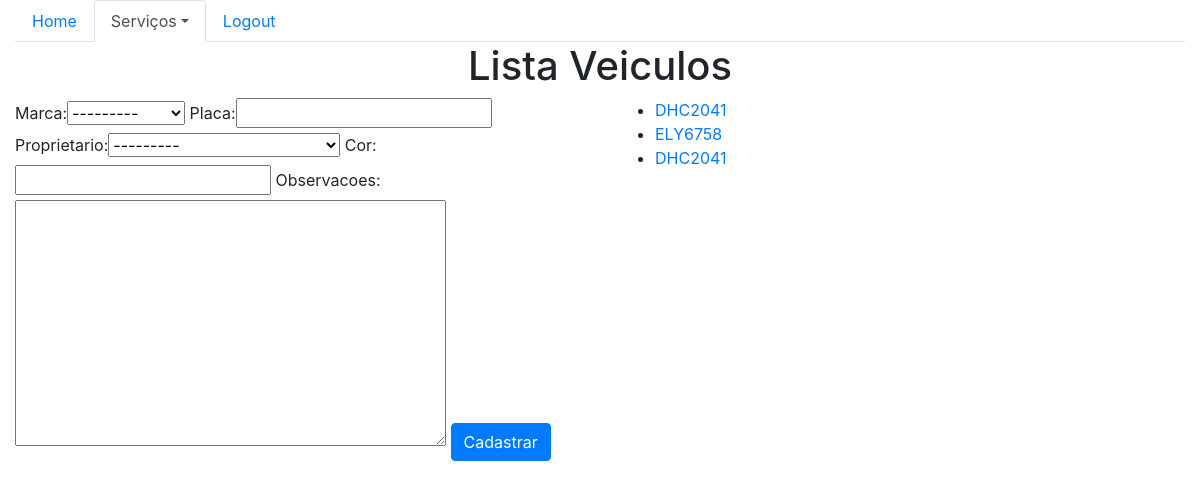
The app's page /sistema/veiculos/ (signed in), older data.
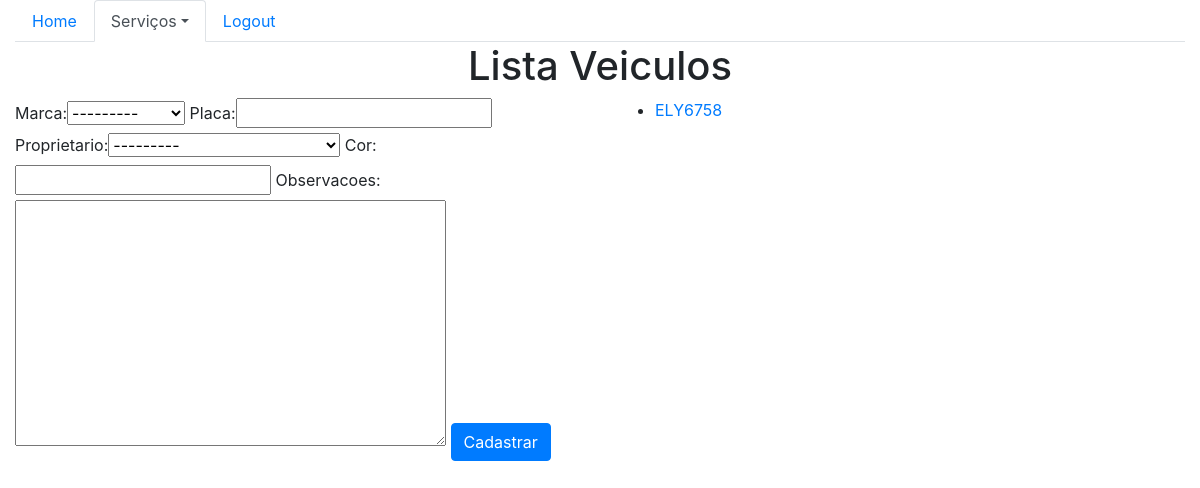
The same page, newer data.
### core/models.py (models this page shows, shortened)
class Veiculo(models.Model):
    marca = models.ForeignKey(Marca, on_delete=models.CASCADE)
    placa = models.CharField(max_length=7)
    proprietario = models.ForeignKey(Pessoa, on_delete=models.CASCADE)
    cor = models.CharField(max_length=15)
    observacoes = models.TextField()

### core/views.py (the view)
@login_required
def lista_veiculos(request):
    veiculos = Veiculo.objects.all()
    form = VeiculoForm()
    data = {'veiculos':veiculos, 'form':form}
    return render(request, 'core/lista_veiculos.html', data)

### core/forms.py
class VeiculoForm(ModelForm):
    class Meta:
        model = Veiculo
        fields = '__all__'

### core/models.py (called while the page is built)
    def __str__(self):
        return self.nome

    def __str__(self):
        return self.nome

### core/templates/core/lista_veiculos.html (shortened to what this page needs)
{% extends 'base.html'%}
{% load bootstrap %}
{% block menu %}
    <ul class="nav nav-tabs">
        <li class="nav-item">
        <a class="nav-link" href="{% url 'core_home' %}">Home</a>
        </li>
        <li class="nav-item dropdown">
        <a class="nav-link dropdown-toggle active" data-toggle="dropdown" href="#" role="button" aria-haspopup="true" aria-expanded="false">Serviços</a>
        </li>
        <li class="nav-item">
        <a class="nav-link" href="#">Logout</a>
        </li>
    </ul>
{% endblock %}
{% block main %}
<div class="row">
    <div class="mx-auto">
        <h1>Lista Veiculos</h1>
    </div>
</div>
<class class="row">
    <class class="col-sm-6">
        <form action="{% url 'core_veiculo_novo' %}" method="POST">
            {{ form|bootstrap }}
            <button type="submit" class="btn btn-primary">Cadastrar</button>
        </form>
    </class>
    <class class="col-sm-6">
        <ul>
            {% for veiculo in veiculos %}
                <li>
                    <a href="{% url 'core_veiculo_update' veiculo.id %}"> {{ veiculo.placa }} </a>
                </li>
            {% endfor %}
        </ul>
    </class>
{% endblock %}

Row changes from the older to the newer data that the page shows:
removed Veiculo: placa "DHC2041"
removed Veiculo: placa "DHC2041"
